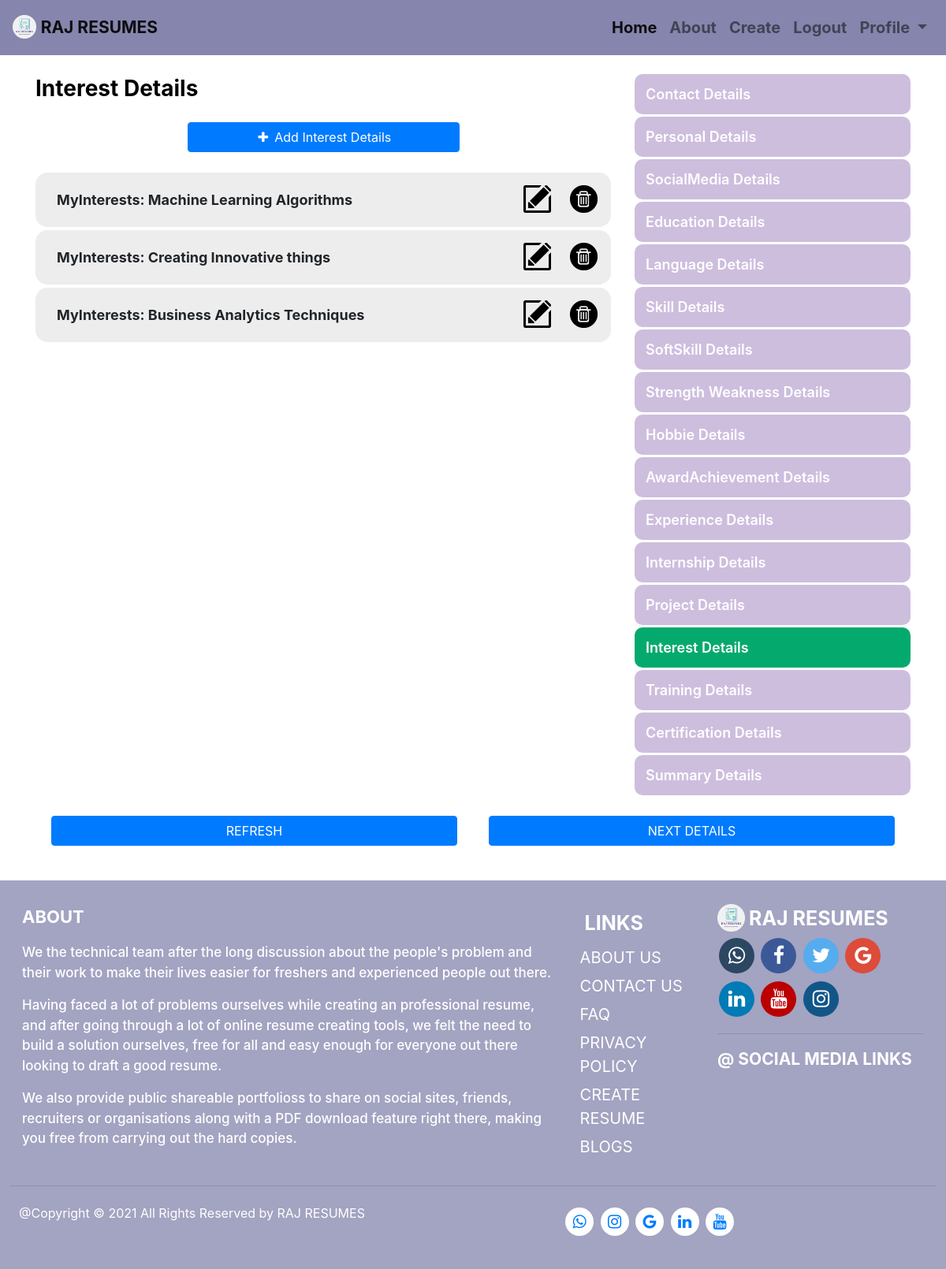
Screenshot of /MyResume/Experience/InterestDetails/AddInterestDetails (signed in) with the database file from the repository.
### resumes/models.py (models this page shows, shortened)
class Interests(models.Model):
    user = models.ForeignKey(User, on_delete=models.CASCADE)
    Interest_Names = models.CharField(max_length=200,help_text='Enter your Interests')

### resumes/views.py (the view)
# urls.py: path('Experience/InterestDetails/AddInterestDetails',views.ExpAddInterestDetailView,name='AddExpInterests'),
@login_required(login_url='MyResume/login')
def ExpAddInterestDetailView(request):
    Intdet=Interests.objects.filter(user=request.user).all()
    if request.method=='POST':
        Interest_Names = request.POST['Interest_Names']
        InterestDet = Interests(user=request.user,Interest_Names=Interest_Names)
        InterestDet.save()
        return redirect('resumes:AddExpInterests')
    form=InterestDetailForm()
    return render(request, 'resumes/AddExpDetails/AddInterestDetails.html',{'Intdet':Intdet,'form':form})

### resumes/templates/resumes/AddExpDetails/AddInterestDetails.html (shortened to what this page needs)
{% load static %}{%load crispy_forms_tags %}
<html>
<head>
    <link rel="stylesheet" href="https://cdn.jsdelivr.net/npm/bootstrap@4.6.0/dist/css/bootstrap.min.css">
    <link rel="stylesheet" href="https://cdnjs.cloudflare.com/ajax/libs/font-awesome/4.7.0/css/font-awesome.min.css">
    <link rel="stylesheet" href="{% static 'AllStyles/ListStyling.css' %}">
    <link rel='stylesheet' href="{% static 'AllStyles/Modal-Styling.css' %}">
    <link rel='stylesheet' href="{% static 'AllStyles/BtnGroup.css' %}">
</head>
<body>
    {% include 'resumes/AllTemplates/Navbar.html' %}
    <div class="Content-sty">
        <div class="container">
            <div class='row'>
                <div id='Obj-Detail' class='col-lg-8 col-md-7'>
                    <div class='display-container'>
                        <div class='Model-Form-Detail'>
                            <div class='Modal-Heading'>Interest Details</div>
                            <div class='Add-Modal-Details'>
                                <button onclick="document.getElementById('PopUp-Form').style.display='block'" class="btn btn-primary AddBtn-Sty"><i class='fa fa-plus'></i> Add Interest Details</button>
                            </div>
                            <div class='Obj-Modal-Content'>
                                {% for idet in Intdet %}
                                <div class='Obj-Content'>
                                    <div class='row'>
                                        <div class='col-lg-10 col-md-8 col-sm-8 col-8'>
                                            <div class='Obj-content-sty'>
                                                <div class='ldet'>MyInterests: {{idet.Interest_Names}}</div>
                                            </div>
                                        </div>
                                        <div class='col-lg-1 col-md-2 col-sm-2 col-2'>
                                            <a href="{% url 'resumes:Edit-ExpInterestDetails' idet.id %}"><img class='Icon-Sty' src="\media\Icons\Edit-Icon.png"></a>
                                        </div>
                                        <div class='col-lg-1 col-md-2 col-sm-2 col-2'>
                                            <a href="{% url 'resumes:ExpDeleteInterestDetails' idet.id %}"><img class='Icon-Sty' src="\media\Icons\Delete-Icon.png"></a>
                                        </div>
                                    </div>
                                </div>
                                {% endfor %}
                            </div>
                        </div>
                    </div>
                </div>
                <div id='Link-List-Menu' class='col-lg-4 col-md-5 col-sm-12'>
                    <div class='row-sty'>
                        <div class='Link-Menu'>
                            <div class="Vertical-Menu">
                                <a href="{% url 'resumes:Exp-ContactDetails' %}" class='a-sty'>Contact Details</a>
                                <a href="{% url 'resumes:Exp-PersonalDetails' %}" class='a-sty'>Personal Details</a>
                                <a href="{% url 'resumes:Exp-SocialMediaDetails' %}" class='a-sty'>SocialMedia Details</a>
                                <a href="{% url 'resumes:Exp-EducationDetails' %}" class='a-sty'>Education Details</a>
                                <a href="{% url 'resumes:Exp-LanguageDetails' %}" class='a-sty'>Language Details</a>
                                <a href="{% url 'resumes:Exp-SkillDetails' %}" class='a-sty'>Skill Details</a>
                                <a href="{% url 'resumes:Exp-SoftSkillDetails' %}" class='a-sty'>SoftSkill Details</a>
                                <a href="{% url 'resumes:Exp-StrengthWeakness' %}" class='a-sty'>Strength Weakness Details</a>
                                <a href="{% url 'resumes:Exp-HobbieDetails' %}" class='a-sty'>Hobbie Details</a>
                                <a href="{% url 'resumes:Exp-ActivityAchievements' %}" class='a-sty'>AwardAchievement Details</a>
                                <a href="{% url 'resumes:Exp-ExperienceDetails' %}" class='a-sty'>Experience Details</a>
                                <a href="{% url 'resumes:Exp-InternshipDetails' %}" class='a-sty'>Internship Details</a>
                                <a href="{% url 'resumes:Exp-ProjectDetails' %}" class='a-sty'>Project Details</a>
                                <a href="{% url 'resumes:Exp-InterestDetails' %}" class='active a-sty'>Interest Details</a>
                                <a href="{% url 'resumes:Exp-TrainingDetails' %}" class='a-sty'>Training Details</a>
                                <a href="{% url 'resumes:Exp-CertificationDetails' %}" class='a-sty'>Certification Details</a>
                                <a href="{% url 'resumes:Exp-SummaryDetails' %}" class='a-sty'>Summary Details</a>
                            </div>
                        </div>
                    </div>
                </div>
            </div>
            <div class='Btn-Position'>
                <div class='Btn-Left'><a href="{% url 'resumes:AddExpInterests' %}"><button class='btn btn-primary btn-sty btn-l'>REFRESH</button></a></div>
                <div class='Btn-Right'><a href="{% url 'resumes:Exp-TrainingDetails' %}"><button class='btn btn-primary btn-sty btn-r'>NEXT DETAILS</button></a></div>
            </div>
        </div>
    </div>
    {% include 'resumes/AllTemplates/Footer.html' %}
</body>
</html>

### resumes/static/AllStyles/ListStyling.css (style rules this page uses)
.Vertical-Menu { width: 100%; }
.Vertical-Menu a { width: 100%; display: block; padding: 12px 14px; font-size: 18px; border-radius: 10px; font-weight: 600; background-color: #cdbede; margin: 3px 0px; text-decoration: none; color: white; }
.Vertical-Menu a.active { background-color: #04AA6D; }
.btn-sty { width: 100%; margin: 2px 0px; }
.AddBtn-Sty { font-size: 18px; }
.btn-sty { min-width: 50%; margin: 3px 0px; }

### resumes/static/AllStyles/Modal-Styling.css (style rules this page uses)
.AddBtn-Sty { min-width: 50%; font-size: 18px; }
.fa { font-size: 32px; }
.fa { width: 20px; }
.Modal-Heading { color: black; font-size: 28px; font-weight: 700; }
.ldet { font-size: 18px; font-weight: 700; }
.Icon-sty { width: 35px; }
.Obj-Content { padding: 16px 22px; margin: 4px 0px; background-color: #ededed; border-radius: 15px; }
.Obj-content-sty { padding: 5px; }
.Add-Modal-Details { padding: 22px 20px; display: flex; justify-content: center; align-items: center; }

### resumes/static/AllStyles/BtnGroup.css (style rules this page uses)
.content-sty { margin: 15px 0px; }
.btn-sty { min-width: 50%; }
.btn-left { float: left; padding: 20px; min-width: 50%; }
.btn-right { float: right; padding: 20px; min-width: 50%; }

### resumes/templates/resumes/AddExpDetails/AddInterestDetails.html (style rules this page uses)
* { box-sizing: border-box; }

### resumes/templates/resumes/AllTemplates/Footer.html (style rules this page uses)
* { box-sizing: border-box; }
.Footer-Content, .Content-Sty { display: flex; flex-wrap: wrap; }
.Content-Sty { padding: 6px 12px; }

### rows the page displays
Interests: Interest_Names "Machine Learning Algorithms"
Interests: Interest_Names "Creating Innovative things"
Interests: Interest_Names "Business Analytics Techniques"
